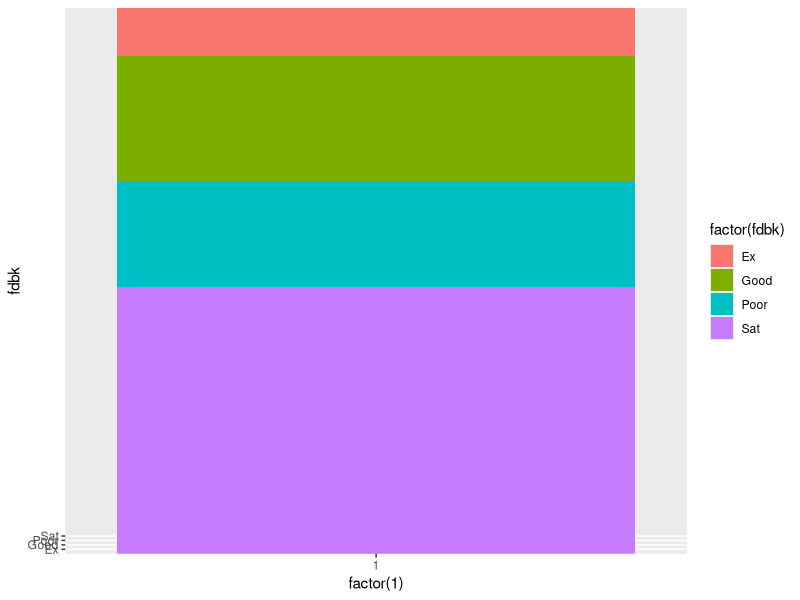
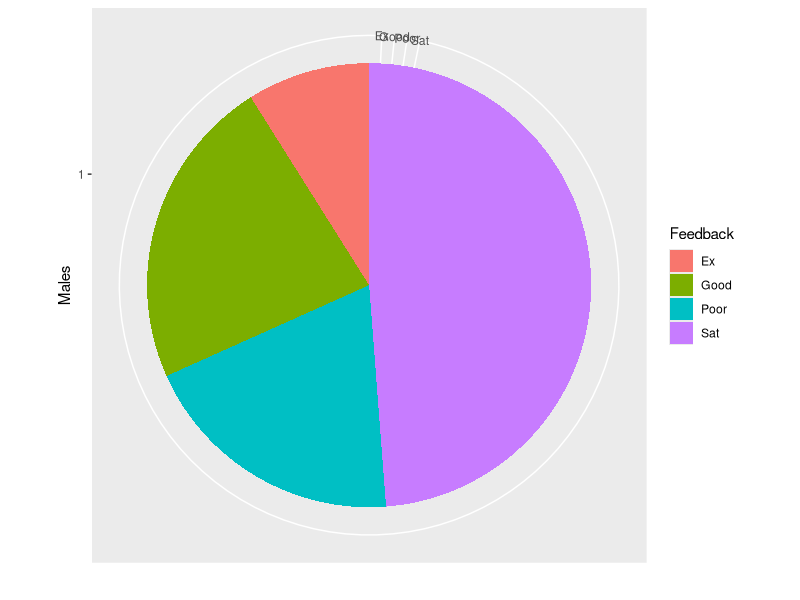
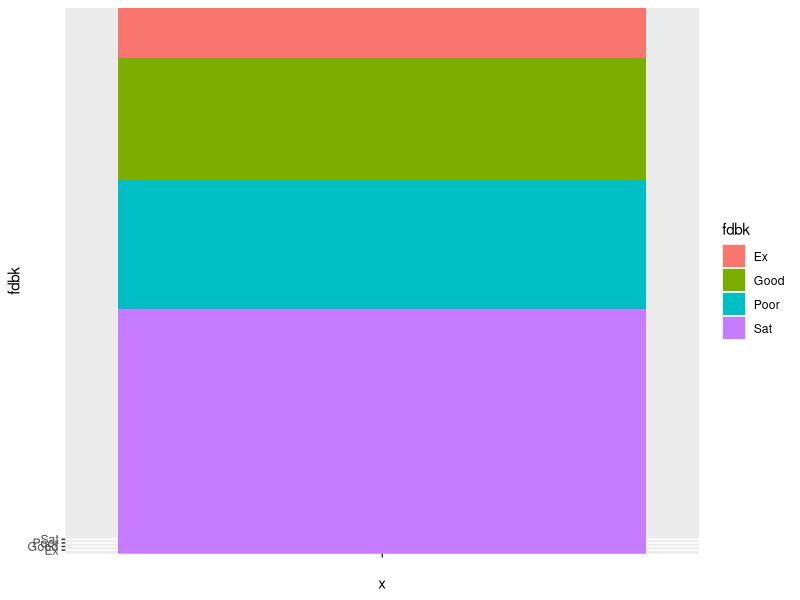
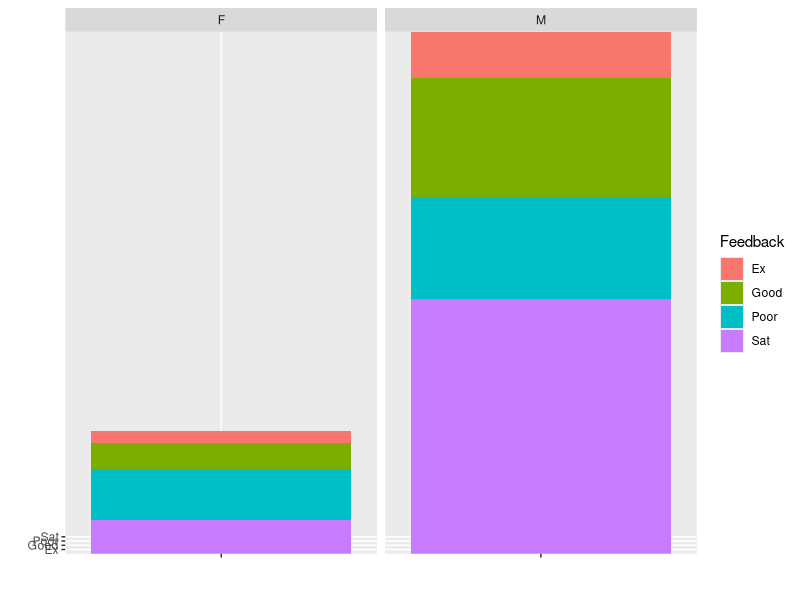
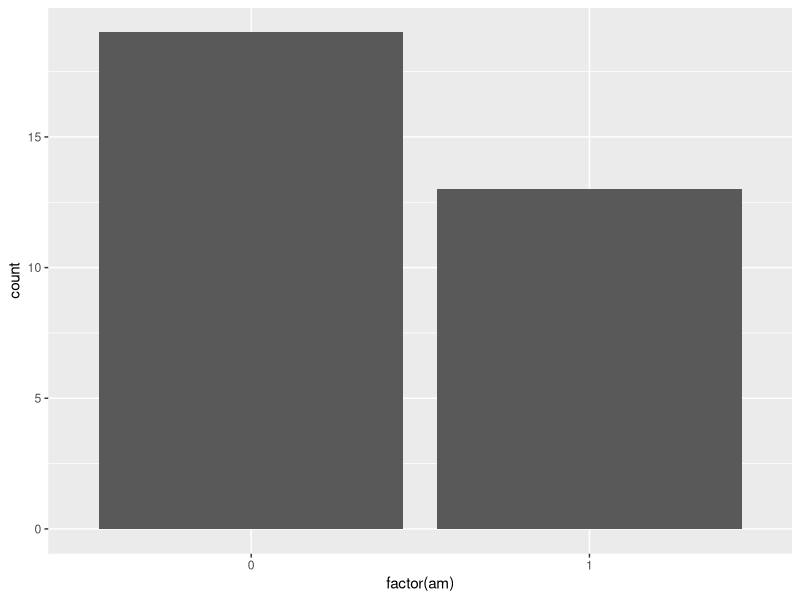
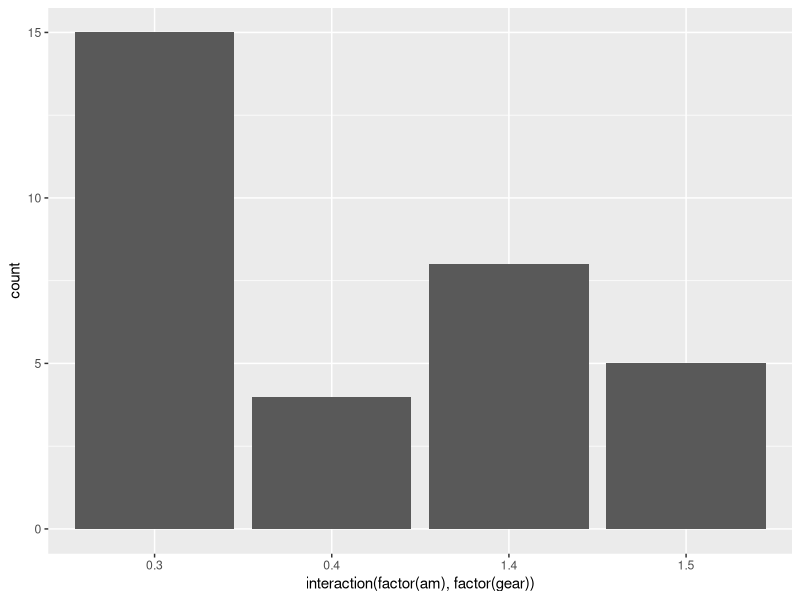
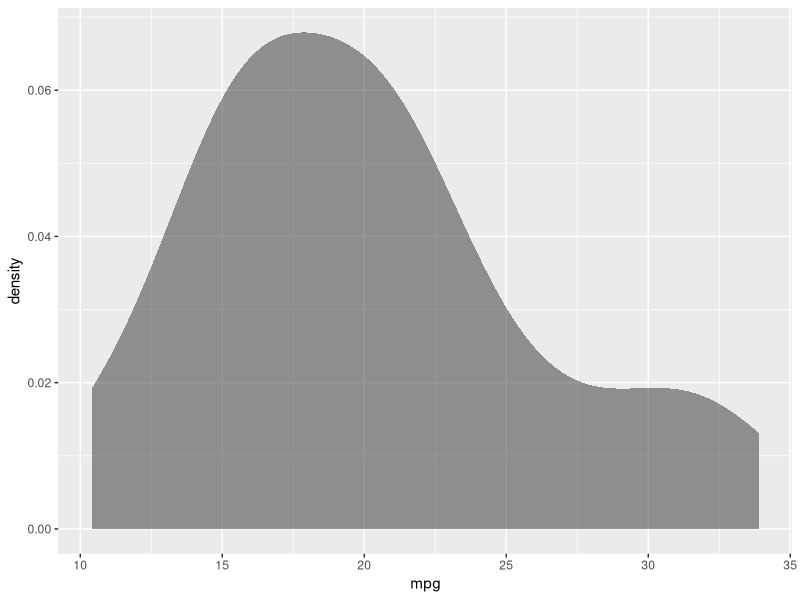

These figures' R source, in order: (Note: this script raises an error after producing the figures.)

library(ggplot2)
#feedback

(gender=factor(sample(c('M','F'), size=60, replace=T, prob=c(.7,.3))))
(fdbk = factor(sample(c('Ex','Good','Sat','Poor'),size=60, replace=T)))
feedback = data.frame(gender, fdbk)

p = ggplot(data=feedback[feedback$gender=='M',], aes(x=factor(1), y=fdbk,  fill = factor(fdbk))) 
(p1 = p + geom_bar(width = 1, stat='identity') )
p1 + coord_polar(theta='y') +  xlab('Males') + ylab('') +  labs(fill='Feedback')

p = ggplot(data=feedback, aes(x='', y=fdbk,  fill = fdbk)) 
(p1 = p + geom_bar(width = 1, stat='identity') )
p1 +  xlab('') + ylab('') +  labs(fill='Feedback') + facet_grid(. ~ gender)

df = mtcars
ggplot(data=df, aes(x=factor(am))) + stat_count() + geom_bar()
table(df$am)
table(df$am, df$gear)
ggplot(data=df, aes(x=interaction(factor(am), factor(gear)))) + stat_count() + geom_bar()

ggplot(data=df, aes(x=mpg)) + stat_density(adjust = 1, kernel = "gaussian", alpha=.5)
#melt the data to plot multiple continuous values
ggplot(data=df, aes(x=mpg)) + geom_density(fill='yellow', alpha=.3) + geom_density(x=wt, fill='green')
df2 = reshape2::melt(df[c('mpg','wt','hp')])
df2
ggplot(data=df2, aes(x=value, fill=variable)) + geom_density(alpha=.3) + scale_x_continuous(limits=c(0,100))

#combined plots : different due to different ranges
ggplot(data=df2,aes(x=value, fill=variable)) + geom_density(alpha=0.25)
ggplot(data=df2,aes(x=value, fill=variable)) + geom_histogram(alpha=0.25)
ggplot(data=df2,aes(x=variable, y=value, fill=variable)) + geom_boxplot()

ggplot(df2) + geom_freqpoly(aes(x = value, y=..density.., colour = variable))

ggplot(data=df2, aes(x=value)) + geom_density(aes(group=variable))
                                          
ggplot(df2) + geom_density(aes(x = value,  colour = variable)) + labs(x = NULL) + opts(legend.position = "none") + opts(title = "Densities from a kernel density estimator")

#TS object
(AUUP_L = trunc(rnorm(365,50,3)))
(AUH_M = trunc(rnorm(365,48,3.5)))
(AUMP_G = trunc(rnorm(365,42,4)))
(dates = as.Date('2017-10-01') + seq(0,364))
library(xts)
attend = data.frame(AUUP_L, AUH_M, AUMP_G)
attendTS = xts(attend,order.by=dates )
head(attendTS)
plot(attendTS)
boxplot(attend)
boxplot(as.data.frame(attendTS))

attend_long = reshape::melt(attend)
head(attend_long)
boxplot(value ~ factor(variable), data=attend_long)

library(dplyr)
meanattnd <- attend_long %>% group_by(variable) %>% summarise(means = mean(value))
meanattnd
#convert tibble column to vector
meanv = pull(meanattnd, means)
meanattnd  %>% select(means) %>% collect %>% .[["means"]]

g= ggplot(data=attend_long, aes(x=value,fill=variable)) + geom_density(alpha=.3) 
g1 = g+geom_vline(xintercept=meanv,linetype=2,size=1) + geom_hline(yintercept = .05, linetype="dashed", color = "red", size=2)
g1
g1 + geom_segment(aes(x=40,y=.03,xend=50,yend=.09), size=4)

library(grid)
g1 + geom_segment(aes(x=20,y=.02,xend=40, yend=.04), arrow = arrow(length = unit(.5, "cm"))) + ggtitle("Hello")

plot(df$wt, df$mpg)
abline(lm(mpg ~ wt, data= df))
ggplot(df, aes(x=wt, y=mpg)) + geom_smooth()
ggplot(df, aes(x=wt, y=mpg)) + geom_line()
ggplot(df, aes(x=wt, y=mpg)) + geom_point(size=3) + geom_smooth(method='lm', se=F)

ggplot(women, aes(x=height, y=weight)) + geom_point(size=3) + geom_smooth(method='lm', se=T) 
